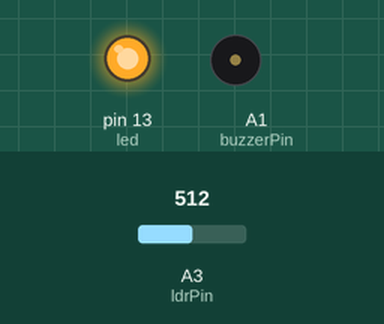
This sketch was run on a simulated Arduino Uno, built with avr-gcc and run on an emulated ATmega328P. On the bench: output pins drawn as LEDs (lit = HIGH), buzzer (waves = sounding). Inputs (shaded band) come from the test bench; at power-on: A3 (ldrPin) = 512.

Above: at 0.1 s.
At 3.1 s:
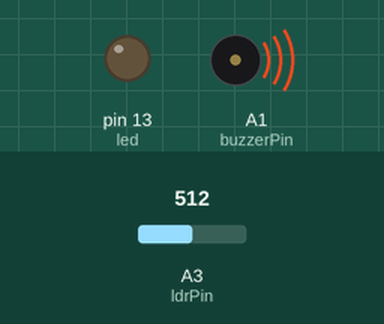
Timing chart, 0 to 4.6 s (numbered marks = the images above):
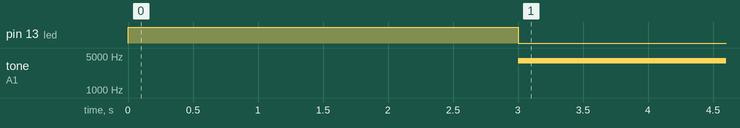

The sketch:

theremin.ino
```cpp
const int ldrPin = A3;
const int buzzerPin = A1;

// variable declaration
int value;  // sensor value
int low;    // low sensor value calibration
int high;   // high sensor value calibration
// LED pin alert calibration
int led = 13;

void setup()
    {
      pinMode (buzzerPin, OUTPUT);
      pinMode (led, OUTPUT);
      // turn LED on
      digitalWrite(led, HIGH);
      // calibration for the first 3 seconds after program runs
      while (millis() < 3000)
            {
              // record the maximum sensor value
              value = analogRead(ldrPin);
              if (value > high)
                 {
                   high = value;
                 }
              // record the minimum sensor value
              if (value < low)
                 {
                   low = value;
                 }
            }
      // turn LED off
      digitalWrite (led, LOW);
    }

void loop()
     {
       //read the input from A0 and store it in a variable
       value = light();
       // map the sensor values to a frequency range 50 Hz - 4000 Hz
       int pitch = map(value, low, high, 100, 4000);
       // play the tone for 20 ms on buzzer pin 8
       speaker(pitch, 20);
       // wait for a moment
       delay(10);
     }

//function to calculate potentiometer value
int light()
   {
    int val = analogRead(ldrPin);
    return val;
   }

void speaker(unsigned int frequency, unsigned long duration)
            {
              tone(buzzerPin, frequency, duration);
            }
```

Measured:
- by itself, tone on A1 (buzzerPin): silent → 4000 Hz at 3.0 s
